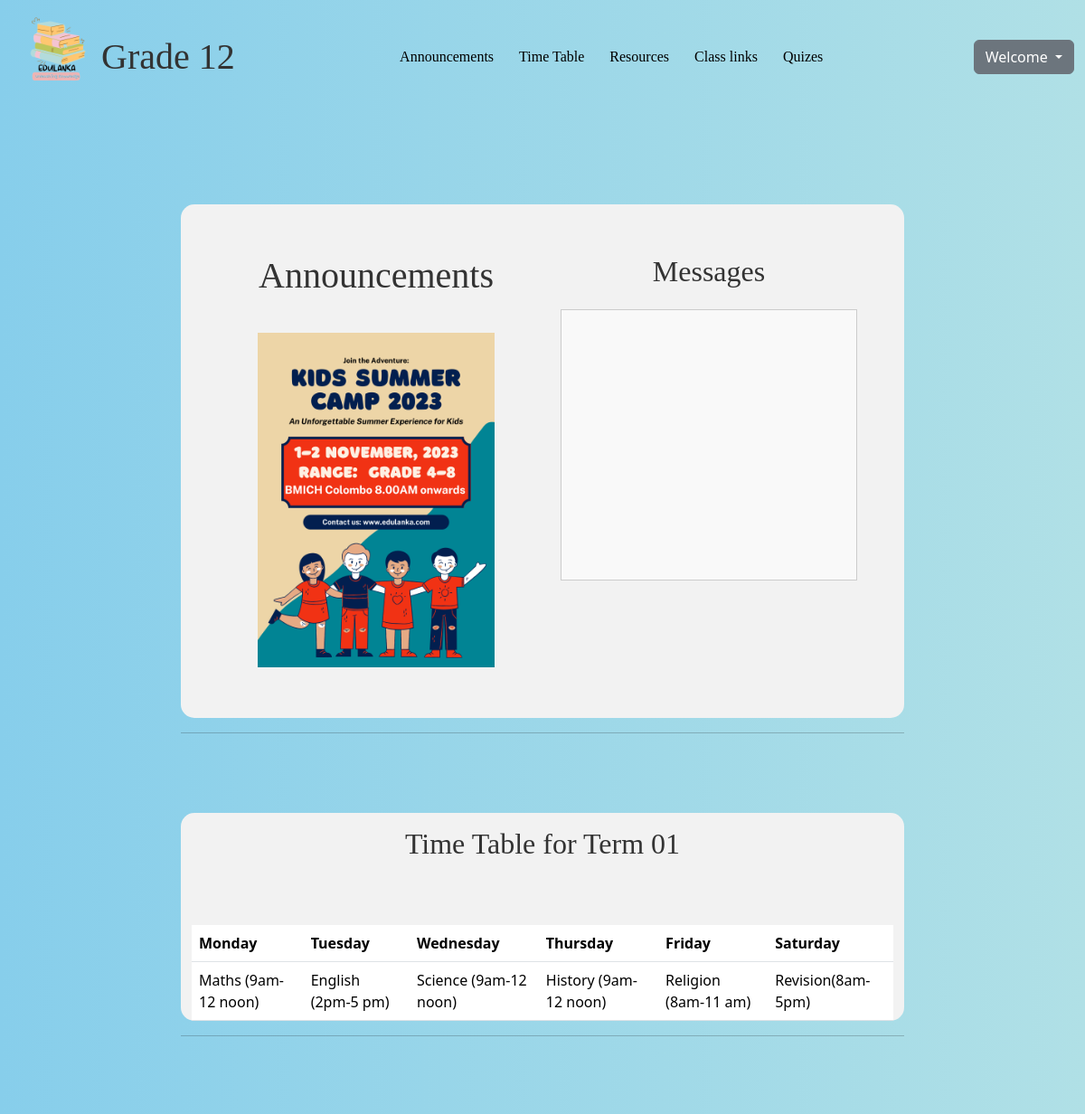
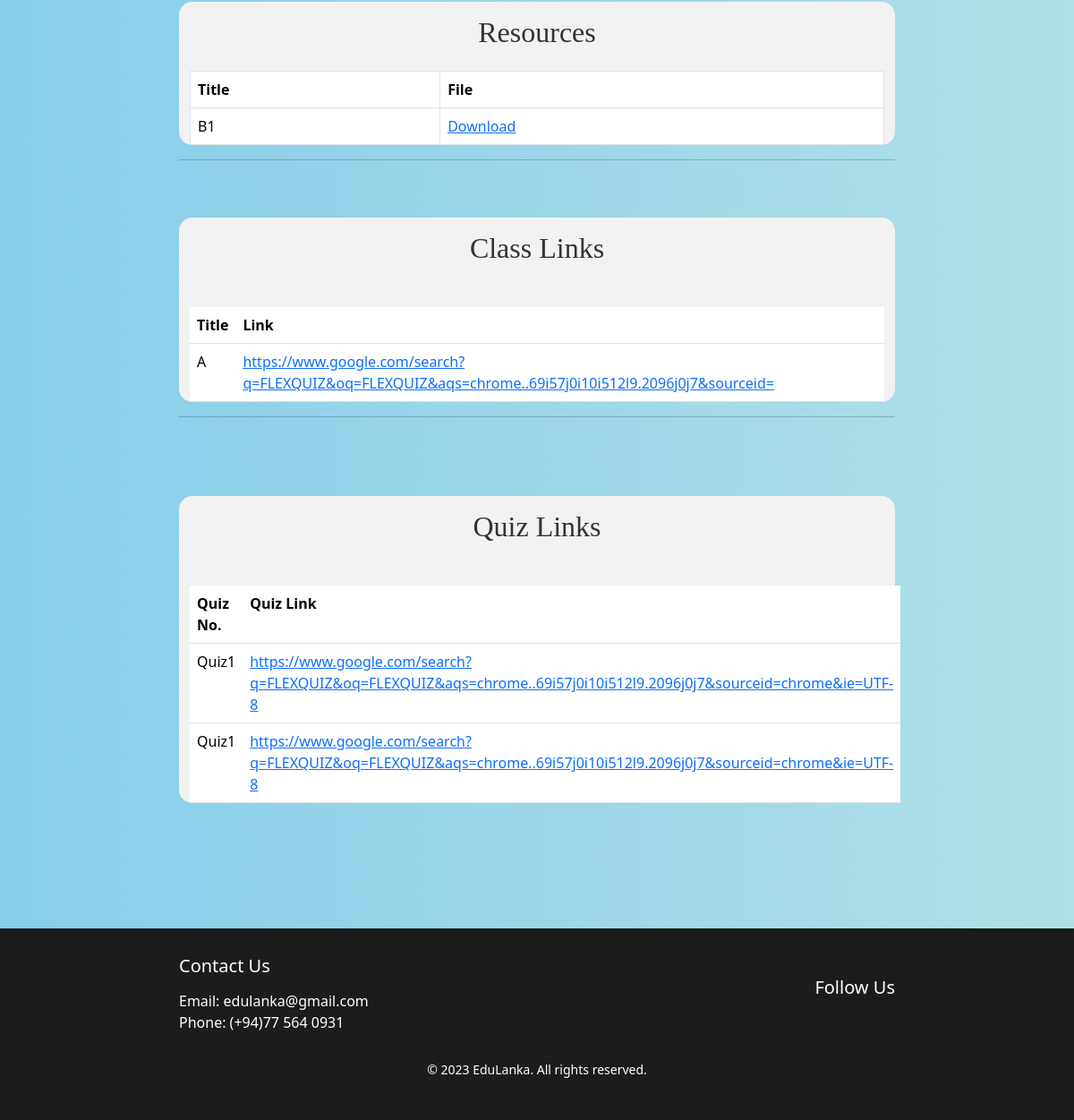
Screenshot of /grade12.php with the database file from the repository (2 pictures, top to bottom).
### tables this page shows
CREATE TABLE `announcements` (
  `id` int(100) NOT NULL,
  `image` varchar(100) NOT NULL
);

CREATE TABLE `time_table` (
  `id` int(11) NOT NULL,
  `monday` varchar(1000) NOT NULL,
  `tuesday` varchar(1000) NOT NULL,
  `wednesday` varchar(1000) NOT NULL,
  `thursday` varchar(1000) NOT NULL,
  `friday` varchar(1000) NOT NULL,
  `Saturday` varchar(1000) NOT NULL
);

CREATE TABLE `lecture_materials_al` (
  `id` int(11) NOT NULL,
  `title` varchar(255) NOT NULL,
  `filename` varchar(255) NOT NULL
);

CREATE TABLE `links_al` (
  `id` int(11) NOT NULL,
  `title` varchar(100) NOT NULL,
  `link` varchar(100) NOT NULL
);

CREATE TABLE `quiz_al` (
  `id` int(11) NOT NULL,
  `quizno` varchar(11) NOT NULL,
  `quizlink` varchar(1000) NOT NULL
);

### grade12.php (the view, shortened to what this page needs)
<?php
$host = "localhost";
$user = "phpuser";
$password = "php123";
$db = "schoolproject";
$conn = mysqli_connect($host, $user, $password, $db);
$check = "SELECT * FROM time_table";
$check_result = mysqli_query($conn, $check);
if (isset($_SESSION['username'])) {
    $loggedInUsername = $_SESSION['username'];
} else {
    $loggedInUsername = "Welcome";
}
?>
<!doctype html>
    <html lang="en">
    <head>
        <link rel="stylesheet" href=" Style.css">
        <link href="https://cdn.jsdelivr.net/npm/bootstrap@5.3.1/dist/css/bootstrap.min.css" rel="stylesheet">
    </head>
    <body>
    <nav class="navbar" style="background-color: #transparent;">
    <div class="container-fluid">
        <a class="navbar-brand" href="#">
            <div class="d-flex align-items-center">
                <img src="./images/iconDark.png" alt="Logo" width="100" height="100" class="d-inline-block align-text-top">
                <h1 class=" text mb-0 ml-3">Grade 12</h1>
            </div>
        </a>
        <div class="hstack gap-4 navtop">
            <div class=" navlink"><button class="navbtn text-black" href="#sect1">Announcements</button></div>
            <div class=" navlink"><button class="navbtn text-black" href="#sect2">Time Table</button></div>
            <div class=" navlink"><button class="navbtn text-black" href="#sect3">Resources</button></div>
            <div class=" navlink"><button class="navbtn text-black" href="#sect4">Class links</button></div>
            <div class=" navlink"><button class="navbtn text-black" href="#sect5">Quizes</button></div>
            </div>
            <div class="dropdown">
                <button class="btn btn-secondary dropdown-toggle" type="button" id="userDropdown" data-bs-toggle="dropdown" aria-expanded="false">
                    <?php echo $loggedInUsername; ?>
                </button>
            </div>
    </div>
    </nav>
<section class="main">
<div class="container">
<div class="first">
<table width="100%">
            <tr>
                <td width="50%" valign="top">
                    <center>
                        <h1 class="topic" id="sect1">Announcements</h1>
                        <?php
                        $sel = "SELECT * FROM announcements";
                        $que = mysqli_query($conn, $sel);
                        while ($row = mysqli_fetch_array($que)) {
                            echo "<img src='uploads/" . $row['image'] . "' class='my-3' style='width:80%; height:auto;'>";
                        }
                        ?>
                    </center>
                </td>
                <td width="50%" valign="top">
                    <h2 class="topic" id="sect1">Messages</h2>
                    <div id="chat-messages" class="message-container" style="color:red;">
                    </div>
                </td>
            </tr>
        </table>
</div>
</div>
<hr class="hr" />
<br><br>
<center>
    <div class="container mt-4">
    <h2 class="topic" id="sect2">Time Table for Term 01</h2>
    <br>
    <table class="table">
        <tr class="tr">
            <th>Monday</th>
            <th>Tuesday</th>
            <th>Wednesday</th>
            <th>Thursday</th>
            <th>Friday</th>
            <th>Saturday</th>
        </tr>
        <?php
        while ($info = $check_result->fetch_assoc()) {
            ?>
            <tr class="tr">
                <td><?php echo $info['monday']; ?></td>
                <td><?php echo $info['tuesday']; ?></td>
                <td><?php echo $info['wednesday']; ?></td>
                <td><?php echo $info['thursday']; ?></td>
                <td><?php echo $info['friday']; ?></td>
                <td><?php echo $info['Saturday']; ?></td>
            </tr>
            <?php
        }
        ?>
        <br>
    </table>
</div>
</center>
<hr class="hr" />
<br><br>
<div class="container mt-4">
    <h2 class="topic" id="sect3">Resources</h2>
    <table class="table table-bordered">
        <thead>
            <tr>
                <th>Title</th>
                <th>File</th>
            </tr>
        </thead>
        <tbody>
            <?php
            $lecture_query = "SELECT * FROM lecture_materials_al";
            $lecture_result = mysqli_query($conn, $lecture_query);
            while ($row = mysqli_fetch_assoc($lecture_result)) {
                $title = $row['title'];
                $filename = $row['filename'];
                $fileUrl = 'teacher/uploads/' . $filename;
                echo "<tr>";
                echo "<td>$title</td>";
                echo "<td><a href='$fileUrl' download>Download</a></td>";
                echo "</tr>";
            }
            ?>
        </tbody>
    </table>
</div>
<hr class="hr" />
<br><br>
<center>
<div class="container">
    <h2 id="sect3" class="topic" id="sect4">Class Links</h2>
    <br>
    <table class="table">
        <tr class="tr">
            <th>Title</th>
            <th>Link</th>
        </tr>
        <?php
        $selectQuery = "SELECT * FROM links_al";
        $result = mysqli_query($conn, $selectQuery);
        while ($info = mysqli_fetch_assoc($result)) {
            ?>
            <tr class="tr">
                <td><?php echo $info['title']; ?></td>
                <td><a href="<?php echo $info['link']; ?>" target="_blank"><?php echo $info['link']; ?></a></td>
            </tr>
            <?php
        }
        ?>
    </table>
</div>
</center>
<hr class="hr" />
<br><br>
<center>
<div class="container mt-4">
    <h2 id="sect3" class="topic" id="sect5">Quiz Links</h2>
    <br>
    <table class="table">
        <tr class="tr">
            <th>Quiz No.</th>
            <th>Quiz Link</th>
        </tr>
        <?php
        $selectQuery = "SELECT * FROM quiz_al";
        $result = mysqli_query($conn, $selectQuery);
        while ($info = mysqli_fetch_assoc($result)) {
            ?>
            <tr class="tr">
                <td><?php echo $info['quizno']; ?></td>
                <td><a href="<?php echo $info['quizlink']; ?>" target="_blank"><?php echo $info['quizlink']; ?></a></td>
            </tr>
            <?php
        }
        ?>
    </table>
</div>
</center>
<br>
</section>
<footer class="footer">
    <div class="footer-content">
      <div class="contact-info">
        <h3>Contact Us</h3>
        <p>Email: edulanka@gmail.com</p>
        <p>Phone: (+94)77 564 0931</p>
      </div>
      <div class="social-media">
        <h3>Follow Us</h3>
      </div>
    </div>
    <p class="footer-text">&copy; 2023 EduLanka. All rights reserved.</p>
  </footer>
    </body>
    </html>

### Style.css (style rules this page uses)
* { margin: 0; padding: 0; box-sizing: border-box; }
body { background-color: #ecf0d8; }
section { padding: 100px 200px; }
.footer { background-color: #1c1c1c; color: #fff; padding: 30px 0; }
.footer-content { max-width: 800px; margin: 0 auto; display: flex; justify-content: space-between; align-items: center; }
.contact-info h3, .social-media h3 { font-size: 20px; margin-bottom: 15px; }
.contact-info p { margin: 0; }
.footer-text { text-align: center; margin-top: 30px; font-size: 14px; }
.footer-content, .footer-text { opacity: 0; transform: translateY(20px); animation: fadeInUp 1s forwards 0.3s; }

### grade12.php (style rules this page uses)
body { background-image: linear-gradient(to right, #87CEEB, #B0E0E6); }
.topic { text-align:center; padding-top:15px; padding-bottom:15px; font-family: 'Cormorant Garamond'; color:#333333; }
.text { font-family: 'Cormorant Garamond'; color:#333333; }
.container { border-radius:15px; background-color: #f2f2f2; }
.main { background-repeat:no-repeat; background-attachment:fixed; background-size:cover; }
.navbtn { background-color:transparent; border-color:transparent; font-family: 'Cormorant Garamond'; }
.first { padding: 20px; }
table { width: 100%; border-collapse: collapse; }
td { padding: 20px; vertical-align: top; }
.topic { text-align: center; }
.message-container { border: 1px solid #ccc; padding: 10px; background-color: #f9f9f9; height: 300px; overflow-y: auto; }

### rows the page displays
announcements: image (picture)
time_table: monday "Maths (9am-12 noon)", tuesday "English (2pm-5 pm)", wednesday "Science (9am-12 noon)", thursday "History (9am-12 noon)", friday "Religion (8am-11 am)", Saturday "Revision(8am-5pm)"
lecture_materials_al: title "B1"
links_al: title "A", link "https://www.google.com/search?q=FLEXQUIZ&oq=FLEXQUIZ&aqs=chrome..69i57j0i10i512l9.2096j0j7&sourceid="
quiz_al: quizno "Quiz1", quizlink "https://www.google.com/search?q=FLEXQUIZ&oq=FLEXQUIZ&aqs=chrome..69i57j0i10i512l9.2096j0j7&sourceid=chrome&ie=UTF-8"
quiz_al: quizno "Quiz1", quizlink "https://www.google.com/search?q=FLEXQUIZ&oq=FLEXQUIZ&aqs=chrome..69i57j0i10i512l9.2096j0j7&sourceid=chrome&ie=UTF-8"

### other values shown
$loggedInUsername "Welcome"
